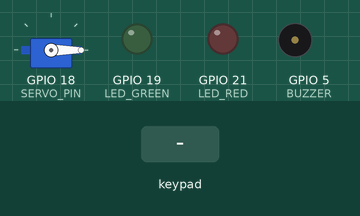
Recording of a sketch running on a simulated ESP32. Parts: servo, output pins drawn as LEDs (lit = HIGH), buzzer (waves = sounding, pin HIGH). The test bench sets the inputs (shaded band). What the sketch prints to the serial monitor is not drawn.

Above: at 1.2 s.
1.3 s: keypad keys 1 3 7 9 # pressed 0.4 s apart
At 2.91 s:
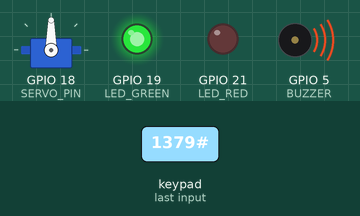
At 4.1 s:
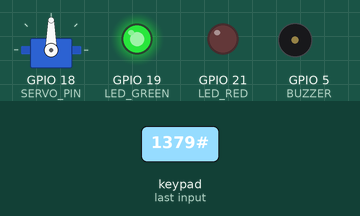
5.9 s: keypad keys 1 3 1 4 2 7 2 6 # pressed 0.4 s apart
At 9.18 s:
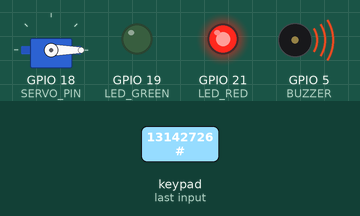
Timing chart, 0 to 10.8 s (numbered marks = the images above; inputs shaded):
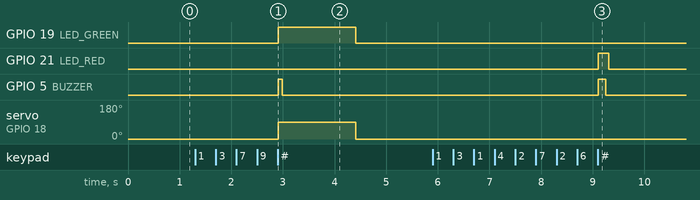

Measured:
- after the input at 1.3 s, GPIO 19 (LED_GREEN): LOW → HIGH after 1.6 s, → LOW 1.5 s later; GPIO 5 (BUZZER): LOW → HIGH after 1.6 s, → LOW 0.08 s later; servo on GPIO 18 (SERVO_PIN): 0° → 90° after 1.6 s, → 0° 1.5 s later
- after the input at 5.9 s, GPIO 21 (LED_RED): LOW → HIGH after 3.2 s, → LOW 0.20 s later; GPIO 5 (BUZZER): LOW → HIGH after 3.2 s, → LOW 0.15 s later

The sketch:

hacklock.ino
```cpp
// ============================================================
//  HackLock - ESP32 keypad lock (teaching firmware)
//
//  One sketch, two behaviours, selected by the VULNERABLE switch:
//    VULNERABLE 1 -> "learning" firmware: the PIN check exits on the
//                    first wrong digit and spends extra time on every
//                    correct one, so the response time leaks how many
//                    leading digits were right (a timing side channel).
//    VULNERABLE 0 -> "hardened" firmware: the PIN is compared in
//                    constant time and every answer takes the same
//                    fixed time, so nothing leaks.
//
//  PIN entry:
//    - from the keypad: 4 digits, then '#' to confirm ('*' clears);
//    - over Serial (used by the attack tool):  TRY 1234
//
//  Answers printed on Serial:  OK  (correct)   /   NO  (wrong)
//
//  Libraries (Arduino Library Manager):  Keypad , ESP32Servo
//  Wokwi project: https://wokwi.com/projects/476424977323738113
// ============================================================

#include <Keypad.h>
#include <ESP32Servo.h>

// ----------------------- CONFIG -----------------------
#define VULNERABLE 1                 // 1 = leaky (learning), 0 = constant-time (hardened)

const char*    SECRET  = "1379";     // test PIN (change freely)
const int      PIN_LEN = 4;          // PIN length
const uint32_t LEAK_US = 1500;       // extra time per correct digit, VULNERABLE only (makes the leak visible)
const uint32_t RESP_US = 8000;       // fixed total answer time, HARDENED only (must be > worst-case check time)

// ----------------------- PINS -------------------------
// Keypad 4x4
const byte ROWS = 4, COLS = 4;
// NOTE: this keymap is adapted to our physical keypad, whose rows and
// columns are swapped and reversed versus the usual pinout. We mapped every
// key (press -> printed char) and rewrote the array so the labels match.
// For a standard keypad use the plain layout: row0 {'1','2','3','A'}, etc.
char keys[ROWS][COLS] = {
  {'D','C','B','A'},
  {'#','9','6','3'},
  {'0','8','5','2'},
  {'*','7','4','1'}
};
byte rowPins[ROWS] = {13, 14, 27, 26};   // keypad rows
byte colPins[COLS] = {25, 33, 32, 23};   // keypad cols
Keypad keypad = Keypad(makeKeymap(keys), rowPins, colPins, ROWS, COLS);

const int SERVO_PIN = 18;    // servo signal
const int LED_RED   = 21;    // "denied"  LED
const int LED_GREEN = 19;    // "granted" LED   -- optional, set to -1 to disable
const int BUZZER    = 5;     // active buzzer   -- optional, set to -1 to disable

Servo lockServo;

char entry[16];
int  entryLen = 0;

// ----------------------- PIN CHECK --------------------
bool checkPin(const char* input) {
#if VULNERABLE
  // UNSAFE on purpose: early exit + extra time per correct digit.
  // Response time grows with the number of correct leading digits.
  for (int i = 0; i < PIN_LEN; i++) {
    if (input[i] != SECRET[i]) return false;   // early exit reveals timing
    delayMicroseconds(LEAK_US);                // each correct digit costs +LEAK_US
  }
  return true;
#else
  // SAFE: compare the whole PIN, no early exit, no data-dependent time.
  volatile uint8_t diff = 0;
  for (int i = 0; i < PIN_LEN; i++)
    diff |= (uint8_t)(input[i] ^ SECRET[i]);
  return diff == 0;
#endif
}

// ----------------------- OUTPUTS ----------------------
// Feedback (LEDs, buzzer, servo) is NON-BLOCKING: each output is switched on
// here and switched off later in loop() by serviceOutputs(). This keeps the
// device reading the next command immediately, so the attack tool measures
// the PIN-check time cleanly, without the 350ms/1.5s delays leaking in.
uint32_t redOffAt = 0, greenOffAt = 0, buzzOffAt = 0, servoCloseAt = 0;

void beepStart(int ms) {
  if (BUZZER < 0) return;
  digitalWrite(BUZZER, HIGH);
  buzzOffAt = millis() + ms;
}

void serviceOutputs() {
  uint32_t now = millis();
  if (redOffAt   && now >= redOffAt)   { digitalWrite(LED_RED, LOW);   redOffAt   = 0; }
  if (greenOffAt && now >= greenOffAt) { digitalWrite(LED_GREEN, LOW); greenOffAt = 0; }
  if (buzzOffAt  && now >= buzzOffAt)  { digitalWrite(BUZZER, LOW);    buzzOffAt  = 0; }
  if (servoCloseAt && now >= servoCloseAt) { lockServo.write(0);       servoCloseAt = 0; }
}

void openLock() {
  Serial.println("OK");                 // print the answer FIRST (so timing is clean)
  if (LED_GREEN >= 0) { digitalWrite(LED_GREEN, HIGH); greenOffAt = millis() + 1500; }
  beepStart(80);
  lockServo.write(90);                  // open the lid
  servoCloseAt = millis() + 1500;       // close it again later (non-blocking)
}

void denyLock() {
  Serial.println("NO");                 // print the answer FIRST
  digitalWrite(LED_RED, HIGH);
  beepStart(150);
  redOffAt = millis() + 200;            // turn the LED off later (non-blocking)
}

// Run one attempt. In HARDENED mode the whole attempt is padded to a
// fixed duration so the answer time carries no information.
void handleAttempt(const char* candidate) {
  // The input must be exactly PIN_LEN long: otherwise "1379" and "137999"
  // would both pass (the check only looks at the first PIN_LEN digits).
  // The length is attacker-chosen, not secret, so this guard leaks nothing.
  bool lenOk = (strlen(candidate) == (size_t)PIN_LEN);
  uint32_t t0 = micros();                         // measure the PIN-check itself
  bool ok = lenOk && checkPin(candidate);
  uint32_t dt = (uint32_t)(micros() - t0);        // PIN-check duration, microseconds
#if !VULNERABLE
  while ((uint32_t)(micros() - t0) < RESP_US) { /* constant duration */ }
#endif
  if (ok) openLock(); else denyLock();
  // Extra, easy-to-parse summary after OK/NO (one line, "RESULT <OK|NO> <us>").
  // The OK/NO line above is left untouched, so attack.py and live.py are unaffected.
  Serial.print("RESULT ");
  Serial.print(ok ? "OK" : "NO");
  Serial.print(' ');
  Serial.println(dt);
}

// ----------------------- SETUP / LOOP -----------------
void setup() {
  Serial.begin(115200);
  pinMode(LED_RED, OUTPUT);
  digitalWrite(LED_RED, LOW);
  if (LED_GREEN >= 0) { pinMode(LED_GREEN, OUTPUT); digitalWrite(LED_GREEN, LOW); }
  if (BUZZER    >= 0) { pinMode(BUZZER,    OUTPUT); digitalWrite(BUZZER,    LOW); }

  lockServo.attach(SERVO_PIN);
  lockServo.write(0);

  Serial.println("HackLock ready.");
#if VULNERABLE
  Serial.println("Mode: VULNERABLE (timing leak enabled)");
#else
  Serial.println("Mode: HARDENED (constant-time)");
#endif
  Serial.println("Keypad: 4 digits then '#'  (* = clear)");
  Serial.println("Serial: TRY 1234");
}

void loop() {
  serviceOutputs();   // turn off LEDs / buzzer / servo when their time is up

  // 1) Keypad (a human typing)
  char k = keypad.getKey();
  if (k) {
    if (k == '#') {                      // confirm
      entry[entryLen] = '\0';
      if (entryLen >= PIN_LEN) handleAttempt(entry);
      entryLen = 0;
    } else if (k == '*') {               // clear
      entryLen = 0;
      Serial.println("cleared");
    } else if (entryLen < 15) {
      entry[entryLen++] = k;
      Serial.print("*");                 // mask the typed digit
    }
  }

  // 2) Serial (the attack tool): line "TRY 1234"
  if (Serial.available()) {
    String line = Serial.readStringUntil('\n');
    line.trim();
    if (line.startsWith("TRY ")) {
      String pin = line.substring(4);
      pin.trim();
      handleAttempt(pin.c_str());
    }
  }
}
```
